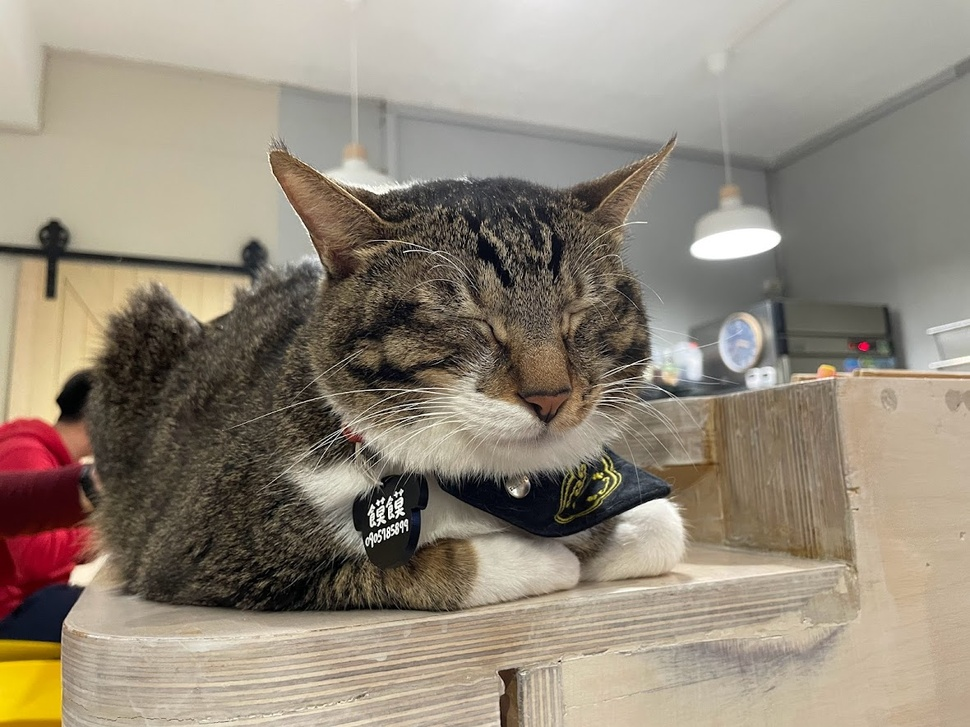
#> input picture input.jpg, 970 x 727 px, shrunk from 1180 x 885 before the run, given in place of input.png, which was not available
$ jupyter execute skeletonization.ipynb   (text cells are left out)
#> lines starting #> are read from the running program, lines starting #| are printed output that depends on the picture; after the words box and inside, x2 and y2 are one past the last pixel; in counts of white or black regions, pixels touching at a corner belong together; pictures that were not available may be replaced by others from this repository, and a replacement may not be noted
[cell 1]
#import the library
import cv2 as cv
import numpy as np
from matplotlib import pyplot as plt

[cell 2]
img_path = 'input.png'
img = cv.imread(img_path, 0)
#> img: shape (727, 970); min 0, max 255, mean 138.5

plt.axis('off')
plt.imshow(img, cmap="gray")
plt.show()
img.shape
#> Out = (727, 970)

[cell 3]
kernel = cv.getStructuringElement(cv.MORPH_CROSS, (3, 3))

[cell 4]
# _, img = cv.threshold(img, 127, 255, 0)
skeleton = np.zeros(img.shape, np.uint8)
done = False

while( not done):
    erosion = cv.erode(img, kernel)
    opening = cv.morphologyEx(img, cv.MORPH_OPEN, kernel)
    # print(cv.countNonZero(opening))
    if( cv.countNonZero(opening) == 0):
        done = True
    opening = cv.subtract(img, opening)
    skeleton = cv.bitwise_or(skeleton, opening)
    img = erosion.copy()
#> this loop made 647 passes
#> pass 1, `opening = cv.subtract(img, opening)`:
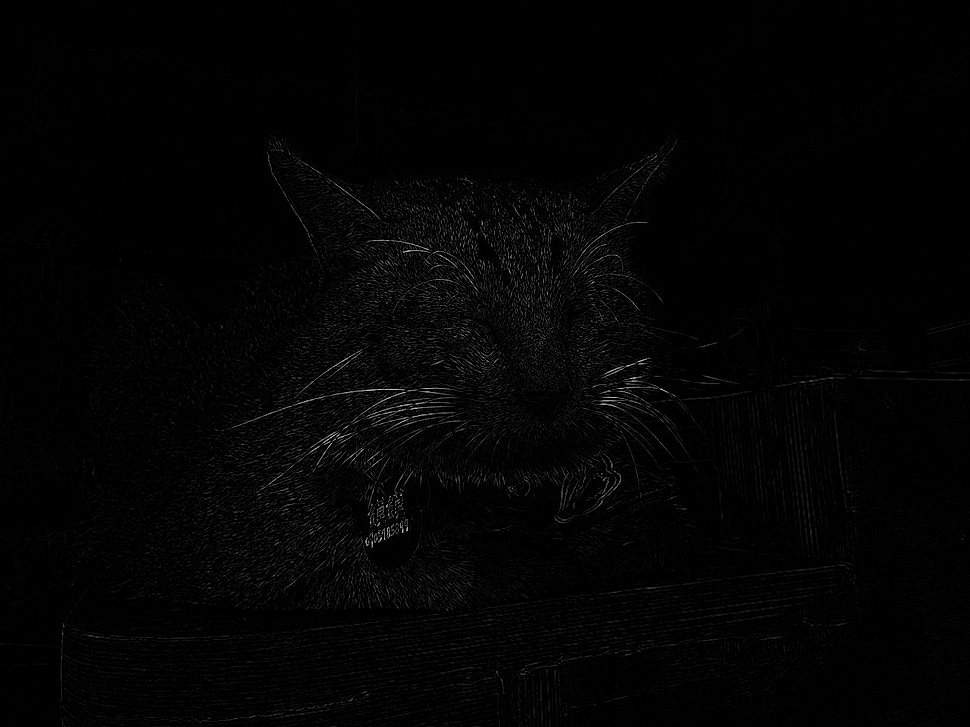
#> opening: shape (727, 970); min 0, max 203, mean 3.2
#> pass 2, `erosion = cv.erode(img, kernel)`:
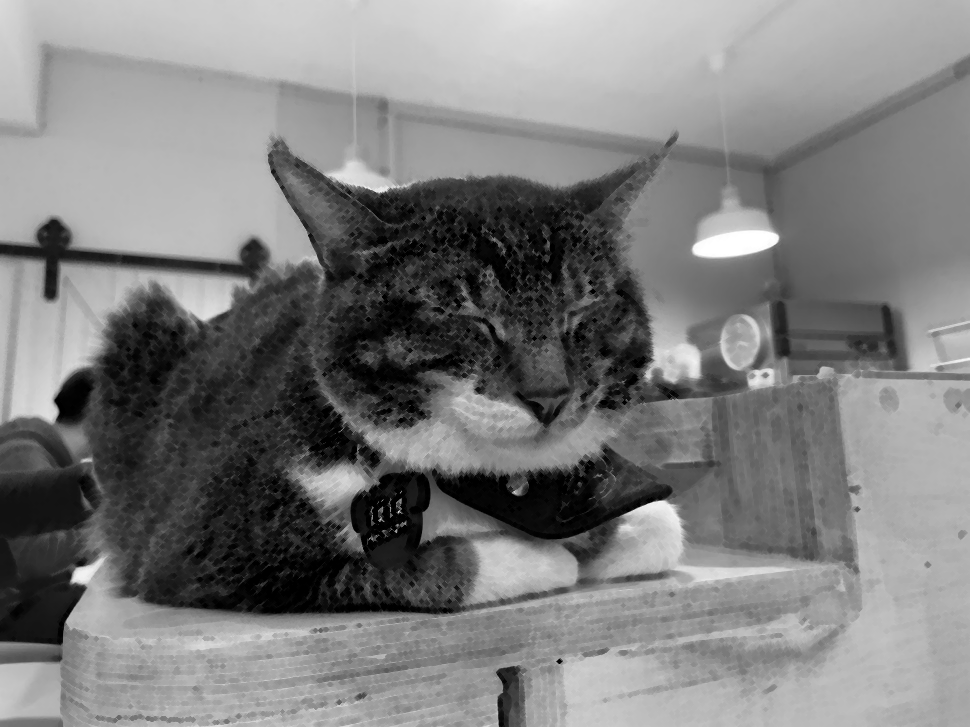
#> erosion: shape (727, 970); min 0, max 255, mean 124.7
#> after the loop: img: shape (727, 970); every value is 0

plt.axis('off')
plt.imshow(skeleton, cmap="gray")
plt.show()

[cell 5]
img = cv.imread('input.png',0)
size = np.size(img)
#> size = 705190
skel = np.zeros(img.shape,np.uint8)

ret,img = cv.threshold(img,127,255,0)
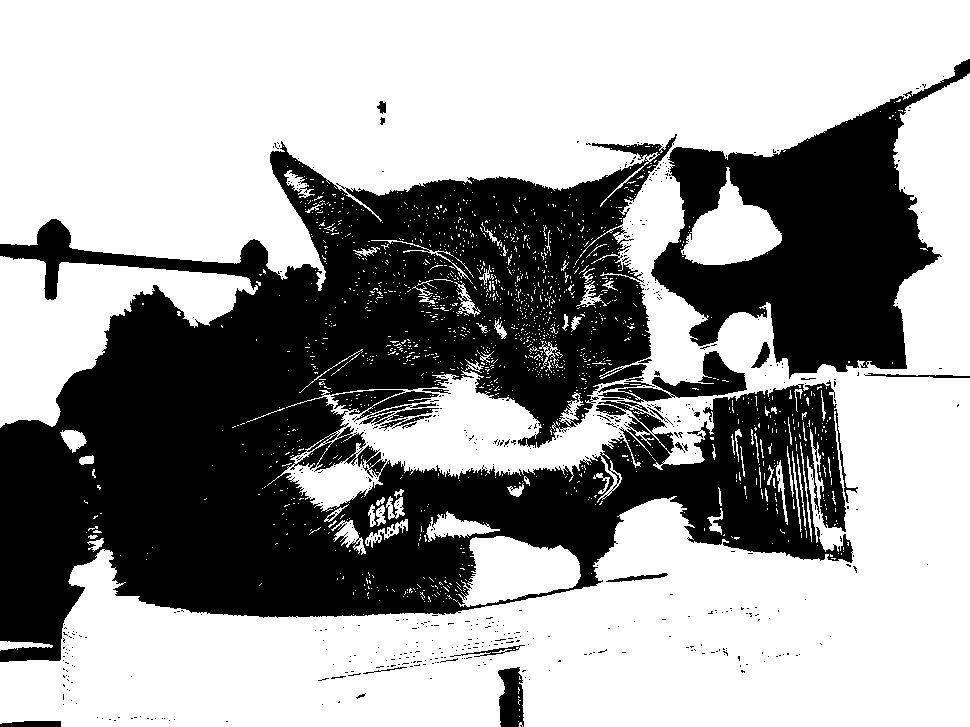
#> img: shape (727, 970); 61.8% white; 563 black regions (535 under 20 px), largest, box (x1, y1, x2, y2) and area: (0, 134, 858, 662) 215150, (651, 59, 970, 379) 44956, (598, 351, 747, 403) 2479
element = cv.getStructuringElement(cv.MORPH_CROSS,(3,3))
done = False

while( not done):
    eroded = cv.erode(img,element)
    temp = cv.dilate(eroded,element)
    temp = cv.subtract(img,temp)
    skel = cv.bitwise_or(skel,temp)
    img = eroded.copy()

    zeros = size - cv.countNonZero(img)
    if zeros==size:
        done = True
#> this loop made 258 passes
#> zeros on passes 1 to 3: 295800, 309657, 320815
#> pass 1, `temp = cv.subtract(img,temp)`:
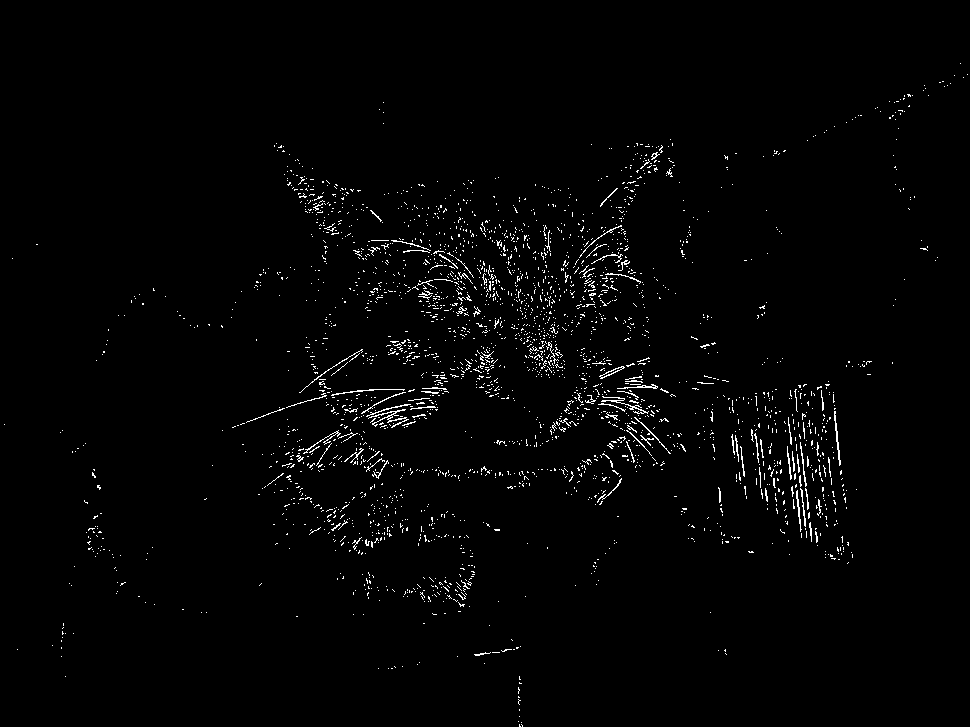
#> temp: shape (727, 970); 1.7% white in thin lines or dots
#> pass 2, `eroded = cv.erode(img,element)`:
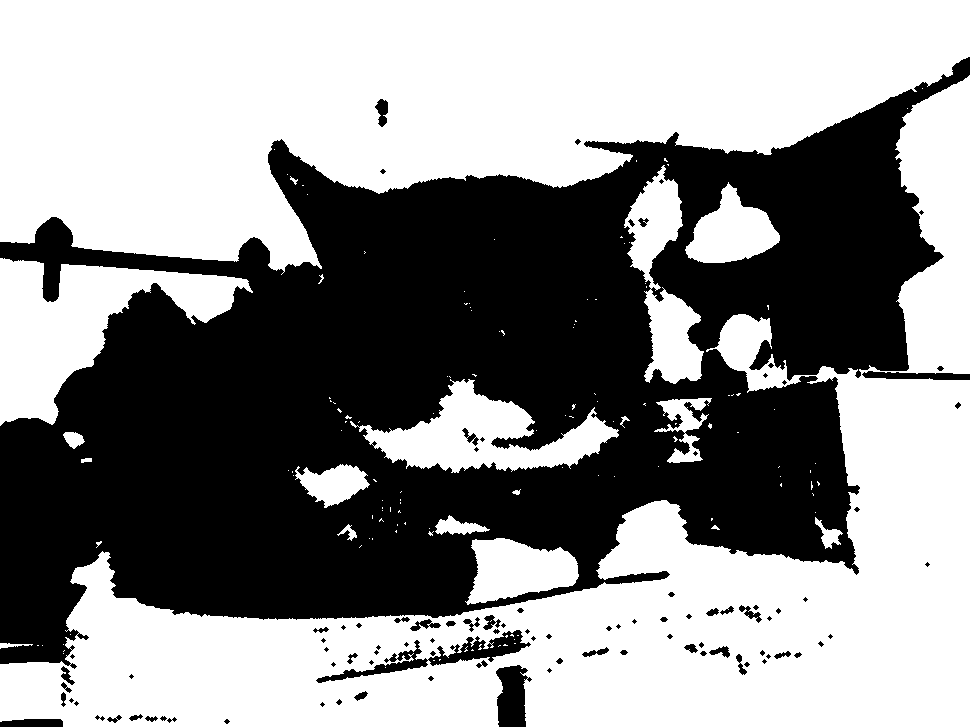
#> eroded: shape (727, 970); 56.1% white; 97 black regions (50 under 20 px), largest, box (x1, y1, x2, y2) and area: (0, 57, 970, 669) 301206, (316, 630, 531, 683) 2426, (496, 665, 532, 727) 1591
#> after the loop:
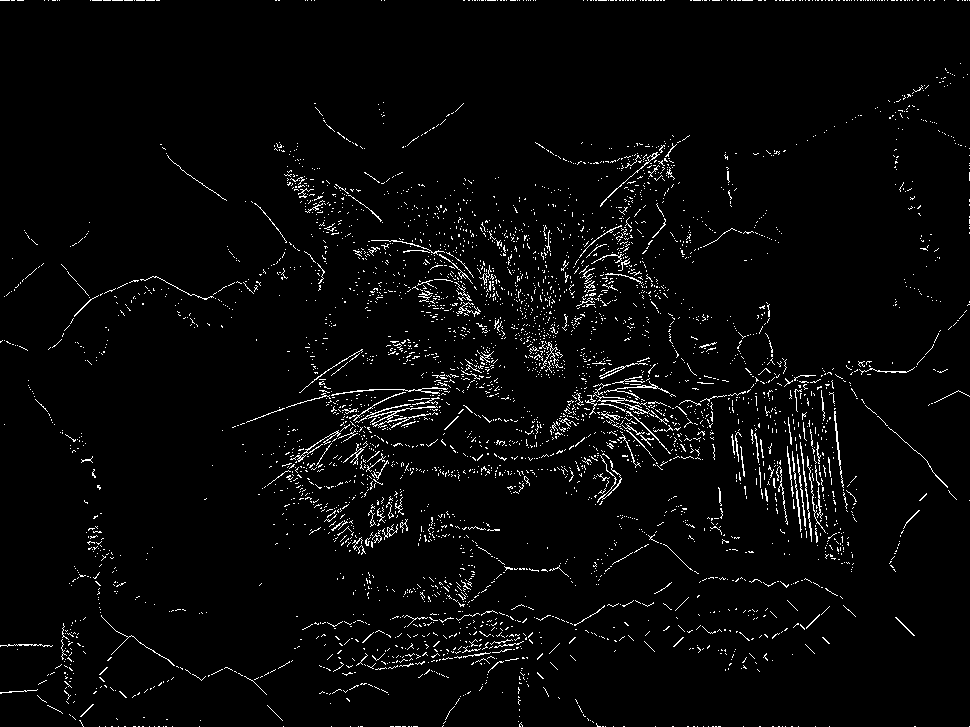
#> skel: shape (727, 970); 3% white in thin lines or dots
